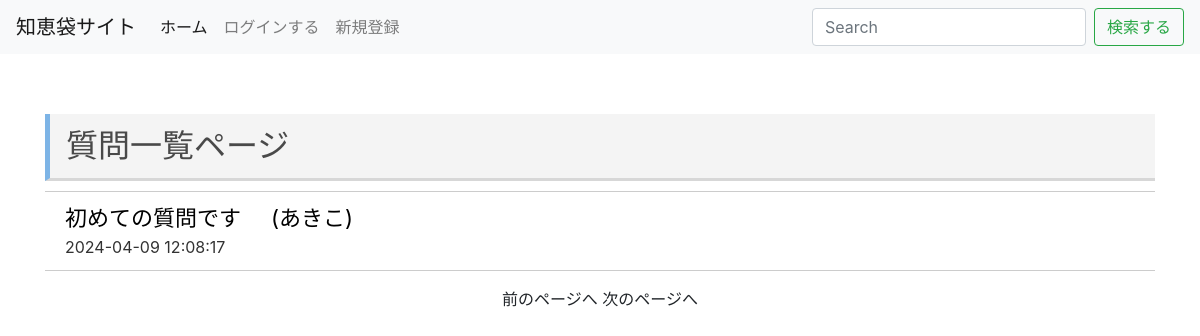
The app's page /question/index.php, older data.
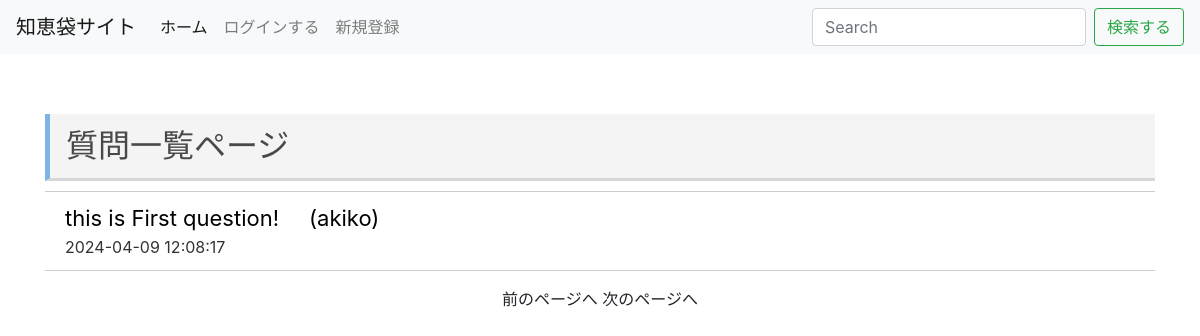
The same page, newer data.
### tables this page shows
CREATE TABLE questions (
    id INT AUTO_INCREMENT PRIMARY KEY,
    user_id VARCHAR(255),
    body TEXT,
    create_date DATETIME,
    update_date TIMESTAMP DEFAULT CURRENT_TIMESTAMP,
    delete_flag BOOLEAN DEFAULT NULL
);

CREATE TABLE users (
    id INT AUTO_INCREMENT PRIMARY KEY,
    username VARCHAR(255),
    password VARCHAR(255),
    nickname VARCHAR(255),
    create_date DATETIME,
    update_date TIMESTAMP DEFAULT CURRENT_TIMESTAMP,
    user_id VARCHAR(255)
);

### question/index.php (the view, shortened to what this page needs)
<?php
require('../dbconnect.php');
function h($value)
{
    return htmlspecialchars($value, ENT_QUOTES);
}
function makeLink($value)
{
    return mb_ereg_replace("(https?)(://[[:alnum:]\+\$\;\?\.%.!#~*/:@&=_-]+)", '<a href="\1\2">\1\2<a>', $value);
}
$page = $_REQUEST['page'];
if ($page == '') {
    $page = 1;
}
$page = max($page, 1);
$counts = $db->query('SELECT COUNT(*) AS cnt FROM questions');
$cnt = $counts->fetch();
$maxPage = ceil($cnt['cnt'] / 5);
$page = min($page, $maxPage);
$start = max(($page - 1) * 5, 0);
$posts = $db->prepare('SELECT u.nickname, q.* FROM users u, questions q WHERE u.user_id=q.user_id ORDER BY q.create_date DESC LIMIT ?, 5');
$posts->bindParam(1, $start, PDO::PARAM_INT);
$posts->execute();
?>
<!doctype html>
<html lang="ja">
<head>
    <link rel="stylesheet" href="https://stackpath.bootstrapcdn.com/bootstrap/4.1.3/css/bootstrap.min.css">
    <link rel="stylesheet" href="style.css">
</head>
<header>
    <nav class="navbar navbar-expand-lg navbar-light bg-light">
        <a class="navbar-brand" href="#">知恵袋サイト</a>
        <div class="collapse navbar-collapse" id="navbarSupportedContent">
            <ul class="navbar-nav mr-auto">
                <li class="nav-item active">
                    <a class="nav-link" href="../index.php">ホーム<span class="sr-only">(current)</span></a>
                </li>
                <?php if (isset($_SESSION['user_id']) && $_SESSION['time'] + 3600 > time()) : ?>
                    <li class="nav-item">
                        <a class="nav-link" href="../users/mypage.php">マイページ</a>
                    </li>
                    <li class="nav-item">
                        <a class="nav-link" id="logout" href="../logout.php">ログアウトする</a>
                    </li>
                    <li class="nav-item">
                        <a class="nav-link" href="addQuestion.php">質問する</a>
                    </li>
                <?php else : ?>
                    <li class="nav-item">
                        <a class="nav-link" href="../login.php">ログインする</a>
                    </li>
                    <li class="nav-item">
                        <a class="nav-link" href="../join/index.php">新規登録</a>
                    </li>
                <?php endif; ?>
            </ul>
            <form class="form-inline my-2 my-lg-0">
                <input class="form-control mr-sm-2" type="search" placeholder="Search" aria-label="Search">
                <button class="btn btn-outline-success my-2 my-sm-0" type="submit">検索する</button>
            </form>
        </div>
    </nav>
</header>
<body>
    <div class="container question">
        <h1>質問一覧ページ</h1>
        <div class="msg__lists">
            <?php
            foreach ($posts as $post) :
            ?>
                <article class="msg__list">
                    <a href="detail.php?id=<?php echo h($post['id']) ?>">
                        <div class="msg__body">
                            <?php if ((mb_strlen($post['body'])) > 50) : ?>
                                <p class="msg__question">
                                    <?php echo mb_strlen(makeLink(h($post['body'])), 'UTF-8') > 50 ? mb_substr(makeLink(h($post['body'])), 0, 50, 'UTF-8') . '...' : makeLink(h($post['body'])); ?>
                                    <span class="name">(<?php echo h($post['nickname']); ?>)</span>
                                </p>
                            <?php else : ?>
                                <p class="msg__question">
                                    <?php echo makeLink(h($post['body'])); ?><span class="name">(<?php echo h($post['nickname']); ?>)</span>
                                </p>
                            <?php endif; ?>
                            <p class="msg__day"><?php echo h($post['create_date']); ?></p>
                        </div>
                    </a>
                </article>
            <?php
            endforeach;
            ?>
        </div>
    </div>
    <ul class="page" style="text-align: center; margin-top:20px;">
        <?php
        if ($page > 1) {
        ?>
            <li style="display:inline;"><a href="index.php?page=<?php print($page - 1); ?>">前のページへ</a></li>
        <?php
        } else {
        ?>
            <li style="display:inline;">前のページへ</li>
        <?php
        }
        ?>
        <?php
        if ($page < $maxPage) {
        ?>
            <li style="display:inline;"><a href="index.php?page=<?php print($page + 1); ?>">次のページへ</a></li>
        <?php
        } else {
        ?>
            <li style="display:inline;">次のページへ</li>
        <?php
        }
        ?>
    </ul>
</body>
</html>

### question/style.css (style rules this page uses)
html, body, div, span, object, iframe, h1, h2, h3, h4, h5, h6, p, blockquote, pre, abbr, address, cite, code, del, dfn, em, img, ins, kbd, q, samp, small, strong, sub, sup, var, b, i, dl, dt, dd, ol, ul, li, fieldset, form, label, legend, table, caption, tbody, tfoot, thead, tr, th, td, article, aside, canvas, details, figcaption, figure, footer, header, hgroup, menu, nav, section, summary, time, mark, audio, video { margin:0; padding:0; border:0; outline:0; font-size:100%; vertical-align:baseline; background:transparent; }
body { line-height:1; }
article,aside,details,figcaption,figure, footer,header,hgroup,menu,nav,section { display:block; }
ul { list-style:none; }
a { margin:0; padding:0; font-size:100%; vertical-align:baseline; background:transparent; text-decoration: none; }
input, select { vertical-align:middle; }
.question { padding-top: 60px; }
.question h1 { padding: 0.4em 0.5em; color: #494949; background: #f4f4f4; border-left: solid 5px #7db4e6; border-bottom: solid 3px #d7d7d7; font-size: 2rem; }
.msg__lists { margin-top: 10px; }
.msg__list:first-of-type { border-top: 1px solid #ccc; }
.msg__list a { color: #000; text-decoration: none; }
.msg__body { padding: 15px 20px; border-bottom: 1px solid #ccc; }
.msg__question { font-size: 22px; }
.name { padding-left: 30px; }
.msg__day { margin-top: 10px; color: #333; }

Row changes from the older to the newer data that the page shows:
changed questions: body "初めての質問です" → "this is First question!"; users.nickname "あきこ" → "akiko"
